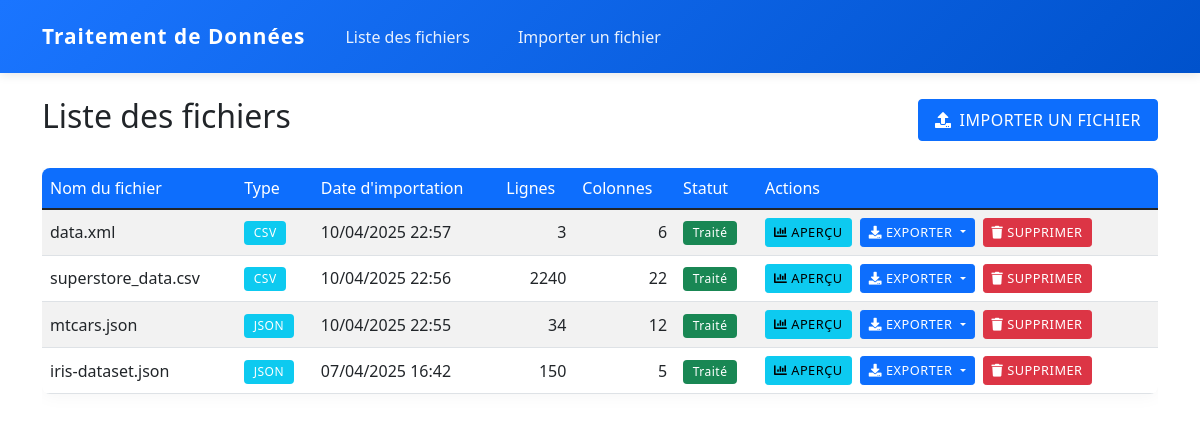
The page / on the database its author committed.
### data_processor/models.py (models this page shows, shortened)
class DataFile(models.Model):
    file = models.FileField(upload_to='uploads/%Y/%m/%d/', verbose_name='Fichier')
    original_filename = models.CharField(max_length=255, verbose_name='Nom du fichier original')
    upload_date = models.DateTimeField(default=timezone.now, verbose_name='Date d\'importation')
    original_file_type = models.CharField(max_length=10, verbose_name='Type de fichier original', default='unknown')
    file_type = models.CharField(max_length=10, verbose_name='Type de fichier')
    processed = models.BooleanField(default=False, verbose_name='Traité')
    row_count = models.IntegerField(default=0, verbose_name='Nombre de lignes')
    column_count = models.IntegerField(default=0, verbose_name='Nombre de colonnes')
    missing_values = models.JSONField(default=dict, verbose_name='Valeurs manquantes')
    outliers = models.JSONField(default=dict, verbose_name='Valeurs aberrantes')
    processing_summary = models.JSONField(default=dict, verbose_name='Résumé du traitement')
    class Meta:
        verbose_name = 'Fichier de données'
        verbose_name_plural = 'Fichiers de données'
        ordering = ['-upload_date']

### data_processor/views.py (the view)
# urls.py: path('', views.FileListView.as_view(), name='file_list'),
class FileListView(ListView):
    model = DataFile
    template_name = 'data_processor/file_list.html'
    context_object_name = 'files'
    ordering = ['-upload_date']

### data_processor/templatetags/custom_filters.py (called while the page is built)
@register.filter
def multiply(value, arg):
    try:
        return float(value) * float(arg)
    except (ValueError, TypeError):
        return 0

@register.filter
def divide(value, arg):
    try:
        return float(value) / float(arg)
    except (ValueError, TypeError, ZeroDivisionError):
        return 0

### templates/data_processor/file_list.html (shortened to what this page needs)
{% extends 'base.html' %}
{% load static %}
{% load custom_filters %}
{% block content %}
<div class="row">
    <div class="col-12 mb-4">
        <div class="d-flex justify-content-between align-items-center">
            <h2>Liste des fichiers</h2>
            <a href="{% url 'upload_file' %}" class="btn btn-primary">
                <i class="fas fa-upload me-2"></i>Importer un fichier
            </a>
        </div>
    </div>
    {% if files %}
        <div class="col-12">
            <div class="table-responsive">
                <table class="table table-striped table-hover align-middle">
                    <thead class="table-primary">
                        <tr>
                            <th class="text-nowrap">Nom du fichier</th>
                            <th class="text-nowrap">Type</th>
                            <th class="text-nowrap">Date d'importation</th>
                            <th class="text-nowrap">Lignes</th>
                            <th class="text-nowrap">Colonnes</th>
                            <th class="text-nowrap">Statut</th>
                            <th class="text-nowrap">Actions</th>
                        </tr>
                    </thead>
                    <tbody>
                        {% for file in files %}
                            <tr>
                                <td class="text-break">{{ file.original_filename }}</td>
                                <td><span class="badge bg-info text-wrap">{{ file.file_type|upper }}</span></td>
                                <td class="text-nowrap">{{ file.upload_date|date:"d/m/Y H:i" }}</td>
                                <td class="text-end">{{ file.row_count }}</td>
                                <td class="text-end">{{ file.column_count }}</td>
                                <td>
                                    {% if file.processed %}
                                        <span class="badge bg-success">Traité</span>
                                    {% else %}
                                        <span class="badge bg-warning">En attente</span>
                                    {% endif %}
                                </td>
                                <td>
                                    <div class="d-flex flex-wrap gap-2">
                                        {% if file.processed %}
                                            <button type="button" class="btn btn-sm btn-info" data-bs-toggle="modal" data-bs-target="#previewModal{{ file.pk }}">
                                                <i class="fas fa-chart-bar me-1"></i>Aperçu
                                            </button>
                                            <div class="dropdown">
                                                <button type="button" class="btn btn-sm btn-primary dropdown-toggle" data-bs-toggle="dropdown" aria-expanded="false">
                                                    <i class="fas fa-download me-1"></i>Exporter
                                                </button>
                                            </div>
                                            <button type="button" class="btn btn-sm btn-danger" data-bs-toggle="modal" data-bs-target="#deleteModal{{ file.pk }}">
                                                <i class="fas fa-trash me-1"></i>Supprimer
                                            </button>
                                        {% endif %}
                                    </div>
                                </td>
                            </tr>
                        {% endfor %}
                    </tbody>
                </table>
            </div>
        </div>
    {% else %}
        <div class="col-12">
            <div class="alert alert-info">
                <i class="fas fa-info-circle me-2"></i>Aucun fichier n'a été importé.
            </div>
        </div>
    {% endif %}
</div>
{% endblock %}

### static/css/style.css (style rules this page uses)
:root { --primary-color: #0d6efd; --primary-hover: #0b5ed7; --success-color: #198754; --warning-color: #ffc107; --info-color: #0dcaf0; --danger-color: #dc3545; --navbar-gradient-start: #1a75ff; --navbar-gradient-end: #0052cc; }
.table { border-radius: 8px; overflow: hidden; box-shadow: 0 0 20px rgba(0,0,0,0.05); }
.table thead th { background-color: var(--primary-color); color: white; font-weight: 500; border: none; }
.table tbody tr { transition: background-color 0.2s; }
.badge { padding: 0.5em 0.8em; font-weight: 500; letter-spacing: 0.5px; }
.btn { transition: all 0.2s; font-weight: 500; text-transform: uppercase; letter-spacing: 0.5px; padding: 0.5rem 1rem; }
.btn-sm { font-size: 0.8rem; padding: 0.25rem 0.5rem; }

### rows shown on the page
DataFile: original_filename "data.xml", file_type "CSV", upload_date "10/04/2025 22:57", row_count "3", column_count "6", processed "Traité"
DataFile: original_filename "superstore_data.csv", file_type "CSV", upload_date "10/04/2025 22:56", row_count "2240", column_count "22", processed "Traité"
DataFile: original_filename "mtcars.json", file_type "JSON", upload_date "10/04/2025 22:55", row_count "34", column_count "12", processed "Traité"
DataFile: original_filename "iris-dataset.json", file_type "JSON", upload_date "07/04/2025 16:42", row_count "150", column_count "5", processed "Traité"
